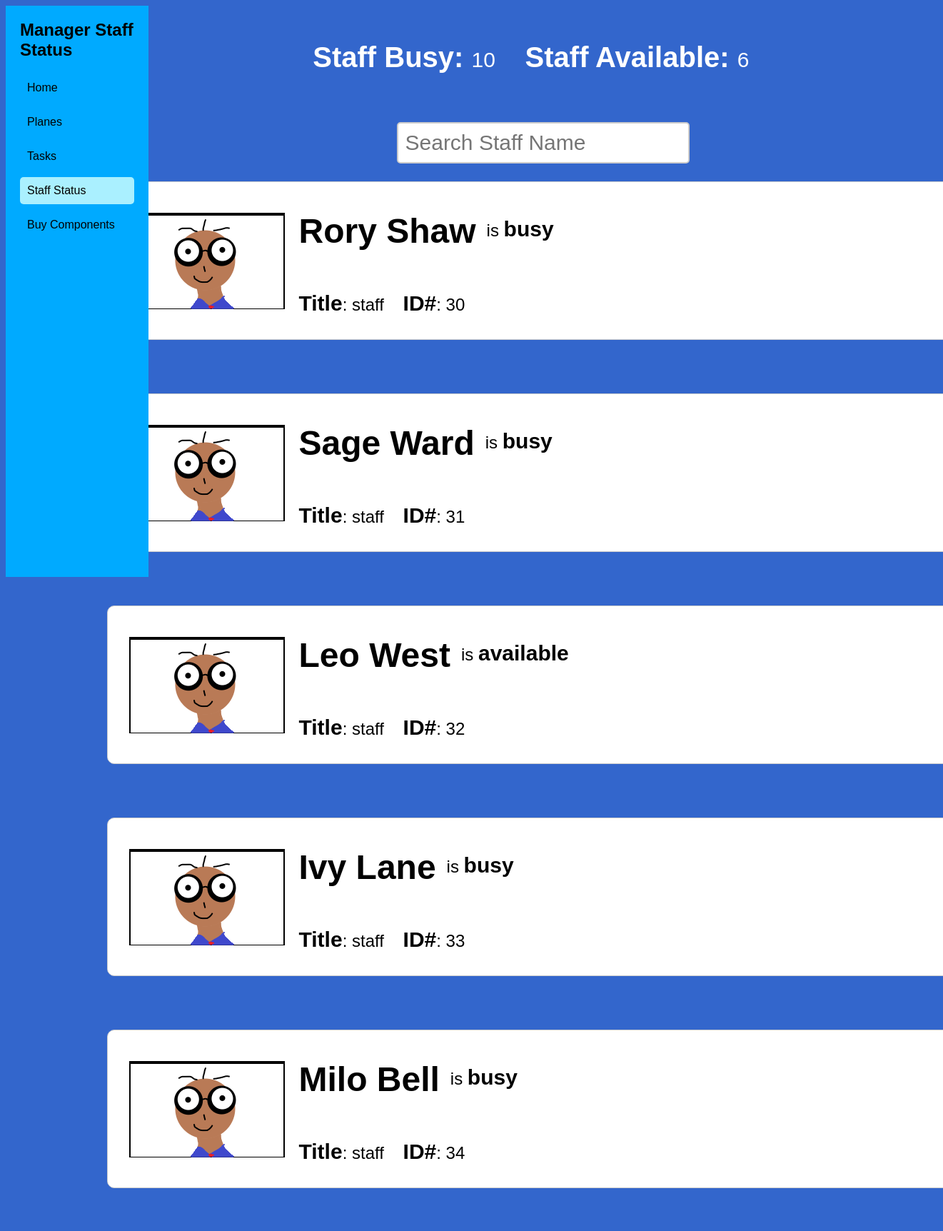
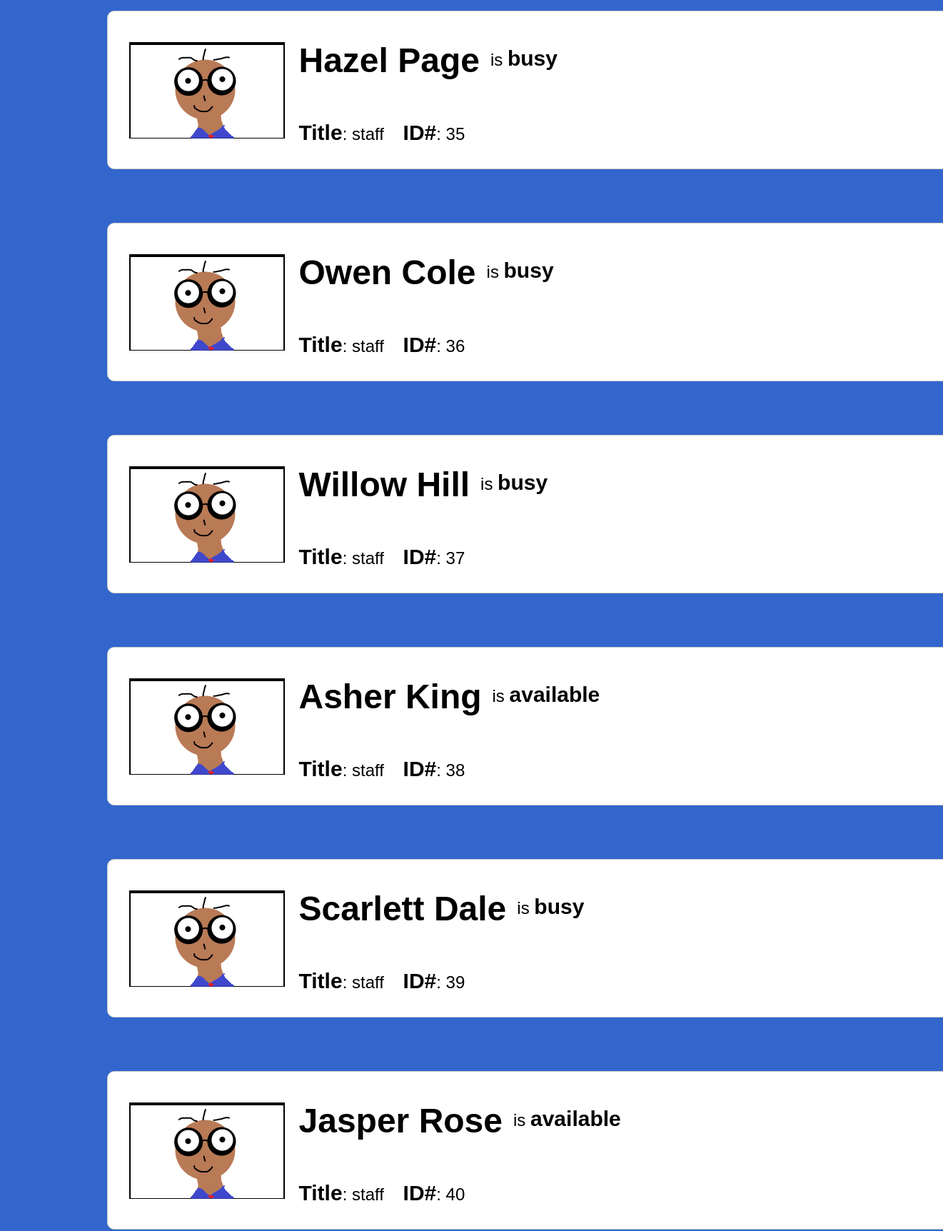
Page /managers/staffStatus.php (upper part) on the committed database (2 pictures, top to bottom).
### tables this page shows
CREATE TABLE `users` (
  `userID` int(11) NOT NULL,
  `password` varchar(255) NOT NULL,
  `firstname` varchar(255) NOT NULL,
  `lastname` varchar(255) NOT NULL,
  `role` enum('admin','manager','staff') NOT NULL,
  `status` enum('available','busy') DEFAULT 'available',
  `completion` int(11) DEFAULT 0
);

### database.php (called while the page is built, shortened)
<?php
$db_server = "localhost";
$db_user = "root";
$db_pass = "";
$db_name = "Silvee";
$conn = mysqli_connect($db_server, $db_user, $db_pass,  $db_name);
$employees = mysqli_query($conn, "SELECT * FROM users");
?>

### managers/staffStatus.php (the view, shortened to what this page needs)
<?php
include("../database.php");
$staffAvialability = mysqli_query($conn,
    "SELECT status,
    COUNT(*) AS staffCount
    FROM `users`
    WHERE role='staff'
    GROUP BY status;
    ");
    $staffNum = [];
while ($row = mysqli_fetch_assoc($staffAvialability)){
array_push($staffNum, $row['staffCount']);
}
?>
<!DOCTYPE html>
<html lang="en">
<head>
    <link rel="stylesheet" href="../style.css">
</head>
<body>
    <div class="sidebar">
        <h1>Manager Staff Status</h1>
        <a href="manager.php" >Home</a>
        <a href="searchPlanes.php">Planes</a>
        <a href="tasks.php">Tasks</a>
        <a href="#"class="home">Staff Status</a>
        <a href="buy.php">Buy Components</a>
    </div>
    <div class="main-content">
        <div class="infoBar">
            <p>
                <strong>Staff Busy: </strong> <?php echo $staffNum[1]; ?> &nbsp &nbsp
                <strong>Staff Available: </strong> <?php echo $staffNum[0]; ?> &nbsp &nbsp
            </p>
        </div>
        <br>
        <div class="search-bar">
            <input type="text" placeholder="Search Staff Name" id="search_staff_bar">
        </div>
        <div class="container" id="show_searched_staff">
            <?php
            while ($row = mysqli_fetch_assoc($employees)){
                if($row["role"] != 'admin'){
                    if($row["role"] === "staff"){
                        echo '<div class="card">';
                        echo '<img src="../employee.png" alt="Plane Image" class="planePic"> <div>';
                        echo  '<div class="row">';
                        echo '<h1>' . $row["firstname"]. " ". $row["lastname"] . '</h1> <p>is <strong>' . $row["status"] . '</strong></p>';
                        echo '</div> <br>';
                        echo '<p> <strong>Title</strong>: '. $row["role"]  .'&nbsp &nbsp <strong>ID#</strong>: '. $row["userID"] .'&nbsp &nbsp </p>';
                        echo "</div></div>";
                    }
                }
            }
            ?>
            </div>
        </div>
</body>
</html>

### style.css (style rules this page uses)
body { font-family: Arial, sans-serif; background-color: #3366cc; }
.sidebar { width: 200px; background-color: #00aaff; height: 100vh; padding: 20px; box-sizing: border-box; position: fixed; }
.sidebar h1 { color: black; font-size: 24px; margin: 0 0 20px 0; }
.sidebar a { display: block; color: black; text-decoration: none; margin: 10px 0; padding: 10px; border-radius: 5px; }
.sidebar a.home { background-color: #aaf0ff; }
.main-content { margin: 0; margin-left: 200px; justify-content: center; align-items: start; }
.infoBar { display: flex; justify-content: center; margin: 0 auto; padding-top: 20px; }
.infoBar p { color: white; font-size: 30px; }
.infoBar strong { font-size: 40px; font-weight: 900; }
.container { display: grid; justify-content: center; align-items: center; gap: 25px; }
.card, .pieChart { width: 1200px; height: 200px; border: 1px solid #ccc; border-radius: 10px; margin: 25px; background-color: white; display: flex; justify-content: center; align-items: center; font-family: sans-serif; font-size: 1.5em; padding: 10px; }
.card img { margin: 20px; }
.card div { flex-grow: 1; }
.card h1 { margin-bottom: 5px; }
.card strong { font-size: 30px; font-weight: 900; }
.search-bar { display: flex; justify-content: center; width: 60%; margin: 0 auto; padding-top: 20px; }
.search-bar input[type="text"] { padding: 10px; border: 2px solid #ccc; border-radius: 5px; outline: none; font-size: 30px; transition: 0.3s; }
.row { display: flex; }
.row p { margin: 40px 0 0 15px; }

### rows in the picture
users: firstname "Rory", lastname "Shaw", status "busy", role "staff", userID "30"
users: firstname "Sage", lastname "Ward", status "busy", role "staff", userID "31"
users: firstname "Leo", lastname "West", status "available", role "staff", userID "32"
users: firstname "Ivy", lastname "Lane", status "busy", role "staff", userID "33"
users: firstname "Milo", lastname "Bell", status "busy", role "staff", userID "34"
users: firstname "Hazel", lastname "Page", status "busy", role "staff", userID "35"
users: firstname "Owen", lastname "Cole", status "busy", role "staff", userID "36"
users: firstname "Willow", lastname "Hill", status "busy", role "staff", userID "37"
users: firstname "Asher", lastname "King", status "available", role "staff", userID "38"
users: firstname "Scarlett", lastname "Dale", status "busy", role "staff", userID "39"
users: firstname "Jasper", lastname "Rose", status "available", role "staff", userID "40"

### other values in the picture
$staffNum[1] "10"
$staffNum[0] "6"
